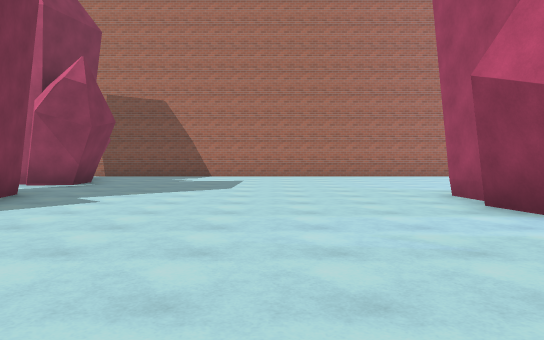
View 1 (above)

24 first-person views from a walk through a 3-D level made in the Unity game engine. The camera is 1.4 m above the floor, tilts 2° down and sees 70° across. The floor is counted in squares, 2 m on a side. Each view is taken from the middle of a square. On the plan, view 1 faces up. The plan holds only what a view shows up to about 11 squares ahead; the rest is blank. The place goes on beyond the plan. Some surface patterns are stand-ins.

View 2
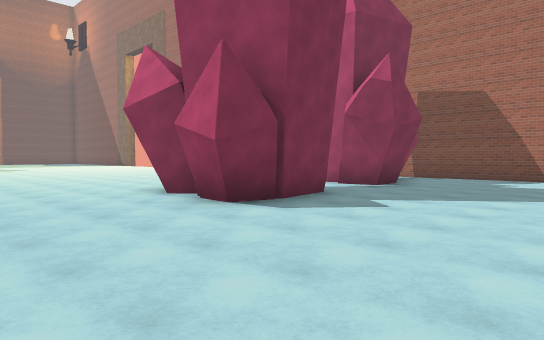

View 3
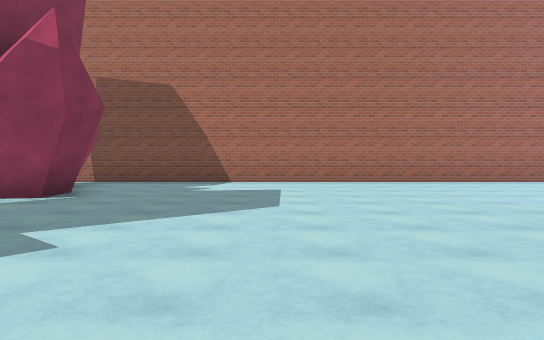

View 4
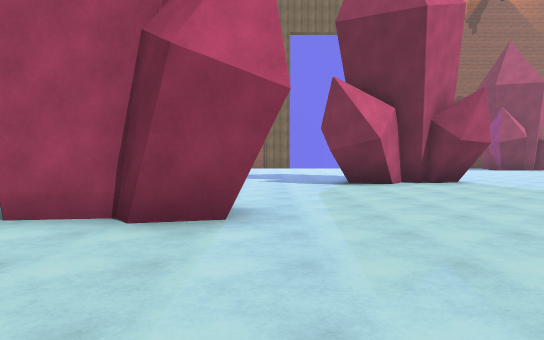

View 5
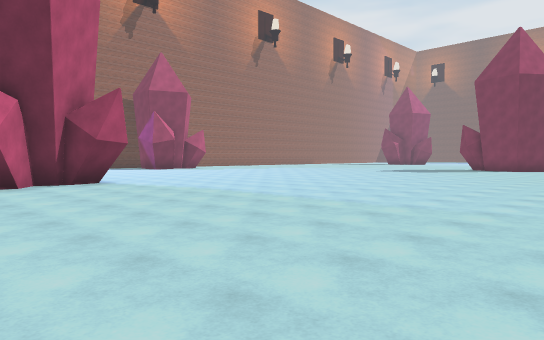

View 6
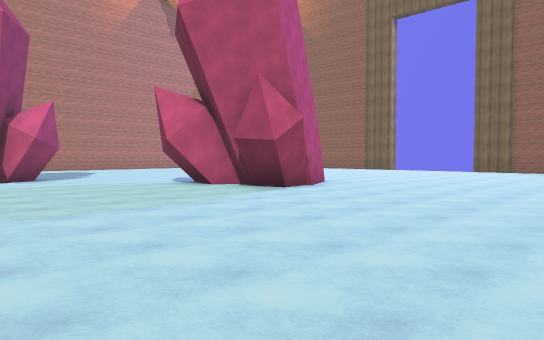

View 7
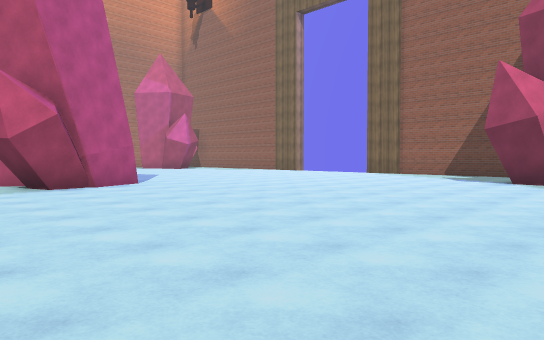

View 8
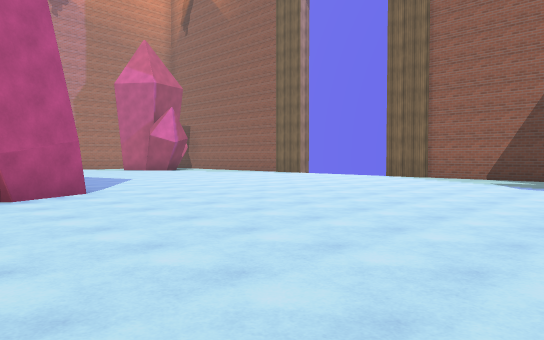

View 9
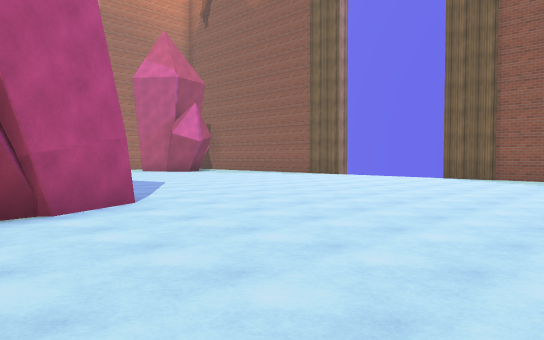

View 10
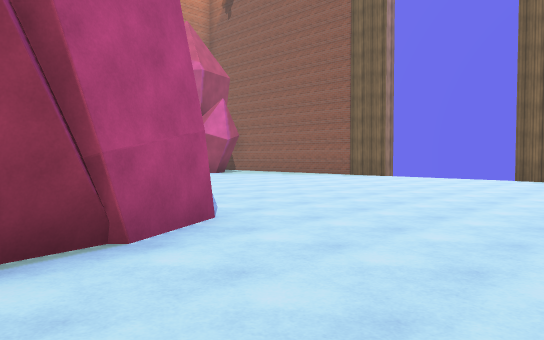

View 11
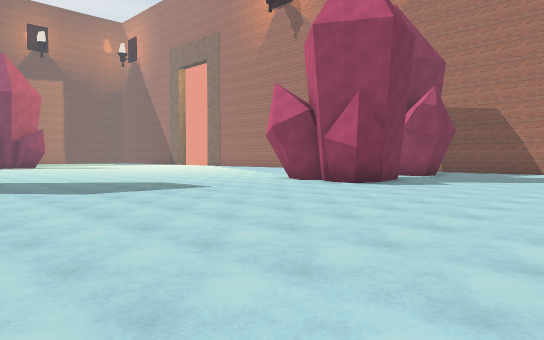

View 12
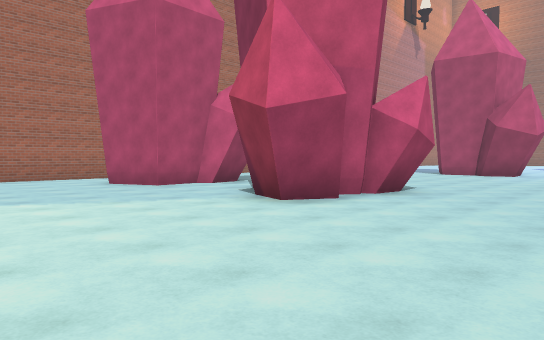

View 13
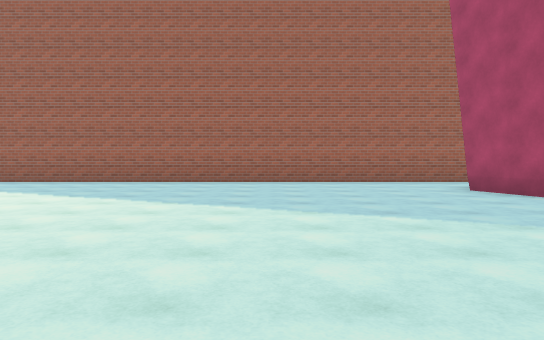

View 14
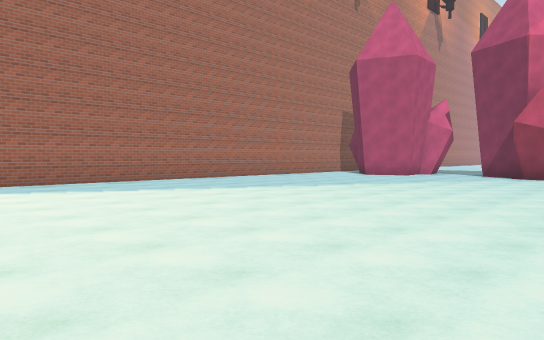

View 15
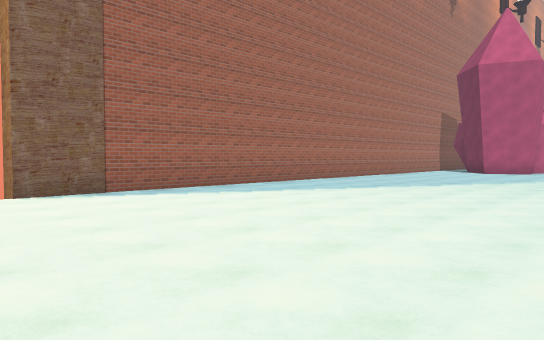

View 16
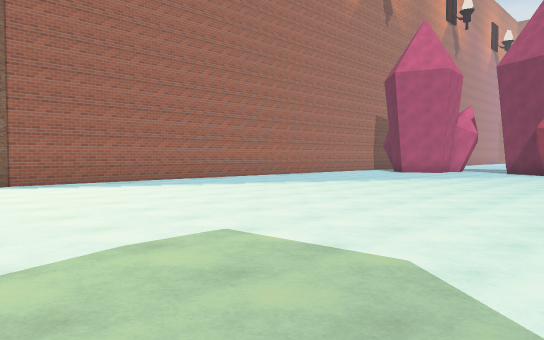

View 17
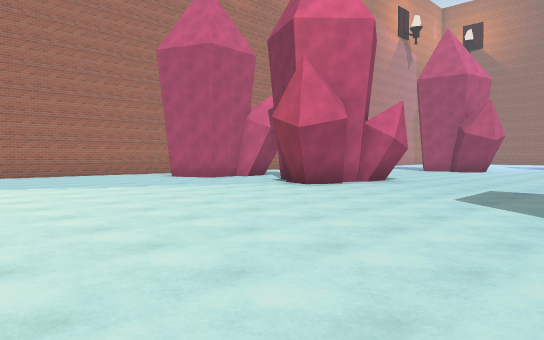

View 18
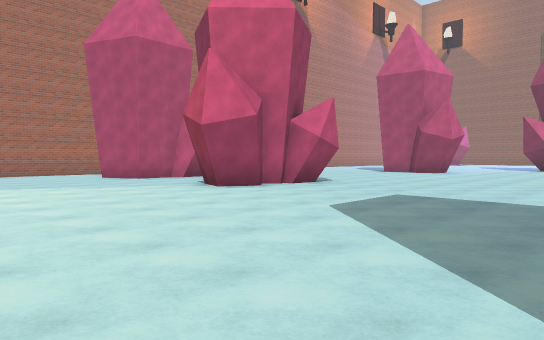

View 19
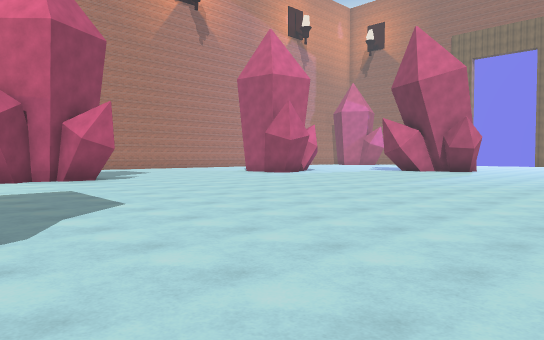

View 20
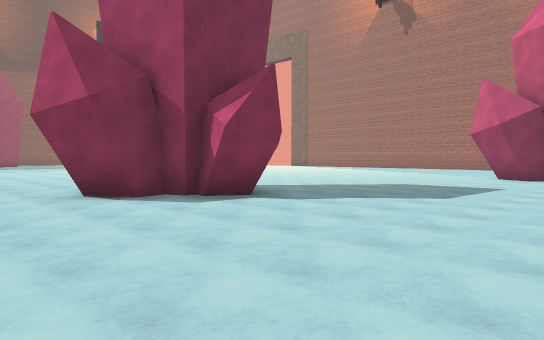

View 21
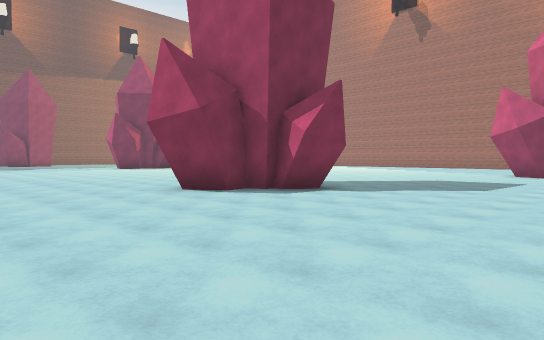

View 22
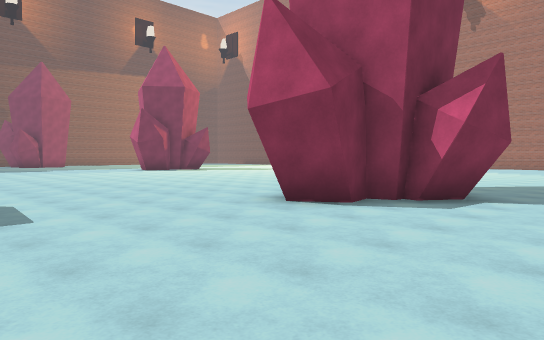

View 23
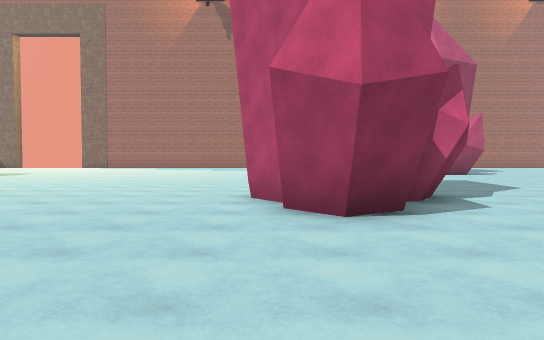

View 24
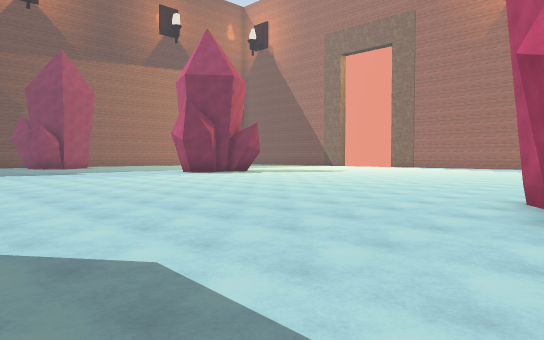

### Floor plan
Points are (right, up) in squares from view 1. A wall is a line through its corners. A room is listed if a view was taken in it or the views show most of it. See-through windows are left out.
Room 1 (views 1, 2, 3, 4, 5, 6, 7, 8, 9, 10, 11, 12, 13, 14, 15, 16, 17, 18, 19, 20, 21, 22, 23, 24)
walls: (-4.6, 4.3) (-5.3, 4.4) (-5.6, 4.6); (-5.2, 4.4) (-5.5, 5.1); (-4.1, 5.4) (-4.3, 4.5); (-5.8, 4.8) (-6.2, 5.2) (-6.7, 4.8); (-6.6, 4.6) (-6.8, 4.6) (-7.8, 5.2); (3.1, 4.1) (2.8, 5.3) (3, 5.6); (3, 5.4) (3.3, 5.7) (3.1, 7.1); (-4.7, 7.2) (-4.3, 5.5); (-7.7, 5.4) (-7.4, 6.3); (-8.7, -3.1) (-9.3, -4.1); (-4.8, 9.3) (-5.7, 9.1) (-6, 9.6) (-7.4, 9.5) (-8, 11.1); (-9.3, -4) (-9.7, -4.2); (-9.5, -4) (-10, -3.9); (6.2, 5.3) (5.6, 5) (5.1, 5.3); (-9.8, -4.2) (-10.4, -4.4) (-10.3, -5.1); (6.4, 5.2) (5.7, 4.8); (-4.7, 10.5) (-4.6, 9.3); (8.3, 1.2) (8.6, 2.5); (-10.2, -5.4) (-11.1, -6); (8.7, -0.4) (9.2, -0.1) (8.9, 0.3); (-11.9, -4.2) (-12.4, -3.4); (9.5, 0.4) (8.1, 1.4); (-11.3, -5.8) (-12, -5); (10.1, -0.8) (9.9, -1.2) (8.9, -1.3) (8.7, -0.5) (9.3, 0.6); (10.3, -0.9) (9.9, -1.2); (10.4, -0.9) (8.9, -1.1); (11.7, -0.3) (10, -1.1); (6.5, 13.6) (-23.5, 13.6); (17.8, -8.2) (17.9, -7.1); (21.8, -1.9) (21.8, -1); (21.8, -5.8) (21.8, -3.1)
low walls: (-4.4, 5.1) (-4.6, 4.5) (-5.5, 4.6); (-6.7, 4.8) (-7.6, 5.3) (-7.2, 6.2); (3.2, 4.5) (3, 5.4); (-9, -3.3) (-9.5, -4); (5.9, 5.4) (5.4, 5.1); (-4.8, 10.6) (-4.8, 9.3); (-10.3, -5.1) (-11.1, -5.7) (-11.9, -4.8); (8.4, 1.2) (8.7, 2.4); (8.6, 1) (8.9, 2.3); (9.2, -1.1) (9, -0.3); (18, -8.1) (18.2, -7.2)

Where each view was taken, in squares from view 1:
view 1: 0 up, 0 right, facing up
view 2: 1 up, 0 right, facing up-left
view 3: 3 up, 1 left, facing up
view 4: 4 up, 1 left, facing right
view 5: 3 up, 1 left, facing down-right
view 6: 7 down, 3 right, facing up-right
view 7: 10 down, 7 right, facing up-right
view 8: 8 down, 9 right, facing up-right
view 9: 6 down, 9 right, facing up-right
view 10: 4 down, 9 right, facing up-right
view 11: 4 down, 1 right, facing up-left
view 12: 1 up, 12 left, facing up-right
view 13: 3 up, 12 left, facing up
view 14: 3 up, 21 left, facing up-right
view 15: 6 up, 25 left, facing up-right
view 16: 3 up, 24 left, facing up-right
view 17: 1 down, 15 left, facing up-right
view 18: 2 down, 13 left, facing up-right
view 19: 7 down, 9 left, facing up-right
view 20: 8 down, 4 left, facing up-left
view 21: 10 down, 4 left, facing up-left
view 22: 10 down, 7 left, facing up-left
view 23: 10 down, 12 left, facing up
view 24: 10 down, 11 left, facing up-left
